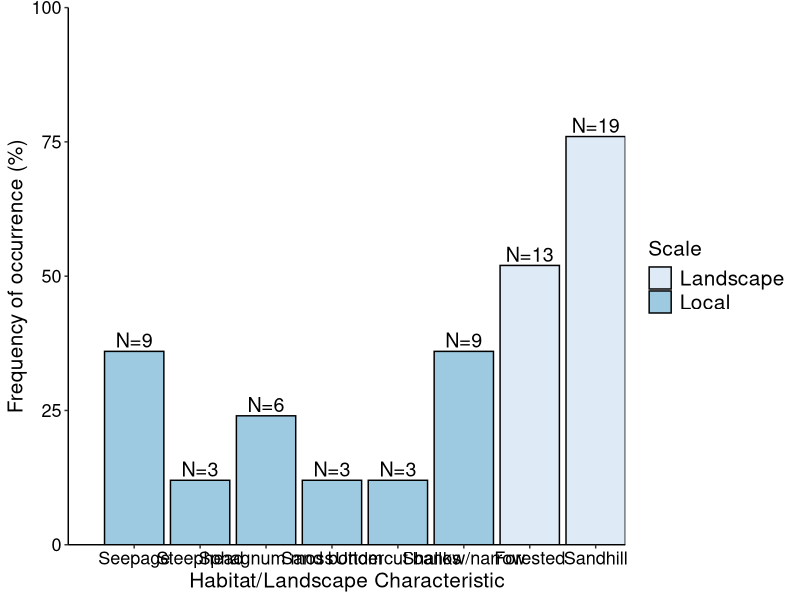
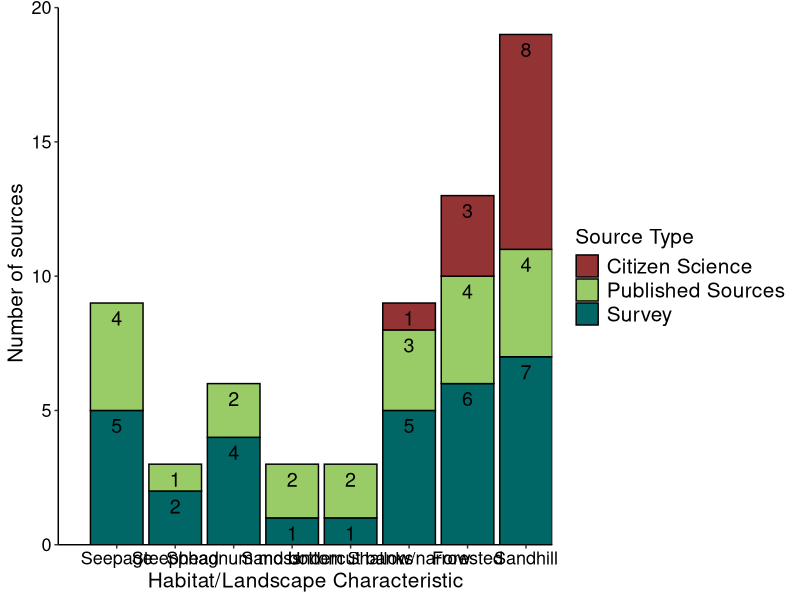

Recreate these plots in R, in order.
# Set working directory 
setwd("D:/McIntyre_Lab/Thesis/Data/ReproReview")

#Library the ggplot2 package
library(ggplot2)
library(dplyr)

# Make a data frame of the different habitat characteristics:
hab.char <- c("Seepage", "Steephead", "Sphagnum moss", "Sand bottom","Undercut banks",
             "Shallow/narrow", "Forested", "Sandhill")

# Make a data frame for the frequency of occurrence for each characteristic
freq <- c(36, 12, 24, 12, 12, 36, 52, 76)

# Make a data frame for the combined habitat characteristics and frequency of each characteristic:
hab.freq <- data.frame(hab.char, freq)

# Add a column that specifies the scale of each habitat characteristic
hab.freq$Scale <- c("Local", "Local", "Local", "Local", "Local", "Local", 
                    "Landscape", "Landscape")

# Add a column to data frame with the number of sources that cite each term
hab.freq$Number <- c("N=9", "N=3", "N=6", "N=3", "N=3", "N=9", "N=13", "N=19")


#Make a bar graph showing the frequency of each characteristic
hab.plot <- ggplot(data = hab.freq) +
  geom_bar(aes(x = factor(hab.char, level = c("Seepage", "Steephead",           #Add levels to order the bars by scale
                                        "Sphagnum moss", "Sand bottom",
                                        "Undercut banks", "Shallow/narrow", 
                                        "Forested","Sandhill")),
              y = freq, fill = Scale), stat = "identity", color= "black") +     #Color the bars by scale and outline them in black
  geom_text(aes(x= hab.char, y= freq, label=Number), vjust= -0.25, size = 5) +  #Add the number of sources for each term to the top of the bars and make the font size larger
  expand_limits(x=0, y=c(0,100)) +                                              #Expands the y-axis to 100 as max value
  scale_y_continuous(expand = c(0,0)) + scale_x_discrete(expand = c(0,0)) +     #Brings the bars to rest on the x-axis
  xlab("Habitat/Landscape Characteristic") +                                    #Label the x-axis
  ylab("Frequency of occurrence (%)") +                                         #Label the y-axis
  scale_fill_brewer() +                                                         #Create your own color palette for the bars
  theme_classic() +                                                             #Preset theme that looks clean
  theme(legend.spacing.y = unit(0.05, 'cm'),                                    #Creates some vertical spacing between the legend keys
        axis.text = element_text(color = "black", size = 13),                   #Makes the axes black
        axis.title = element_text(size = 15),
        legend.text = element_text(size = 15),
        legend.title = element_text(size = 15))                                                                            

hab.plot                 


# Create a different color palette for the bars (you have to run this before you run the graph code)
cbbPalette <- c("#933333","#99CC66","#006666", "#999999", "#000000", "#333333") #It will use the colors in the order they are listed in the object
stacked.color <- c("#003300","#99FF99","#56B4E9", "#9999FF")
#Copied code to switch the bar labels between sample size and percent easily:
# ("36%", "12%", "24%", "12%", "12%", "36%", "52%", "76%")
# ("N=9", "N=3", "N=6", "N=3", "N=3", "N=9", "N=13", "N=19")

###########################################################################
##### Make a stacked bar graph with the breakdown of each source type #####
###########################################################################

#Read in the data for the stacked bar graph
stacked.data <- read.csv("stacked_data.csv")

#Make a stacked bar graph to show distribution of source type
stacked.bar <- ggplot(stacked.data, aes(x = factor(term, level = c("Seepage", 
                                                  "Steephead", "Sphagnum", 
                                                  "Sand", "Underbank",
                                                  "Small stream","Forested",
                                                  "Sandhill")),
                                        y = termtotal, fill = type)) +
  geom_bar(position = 'stack', stat = 'identity', color = "black") +
  geom_text(aes(x = term,label = termtotal, y = termtotal), size = 5, 
            hjust = 0.5, vjust = 1.5, position = "stack") +
  scale_fill_manual(name = "Source Type", 
                      labels = c("Citizen Science", "Published Sources", "Survey"),
                    values = cbbPalette) +
  scale_x_discrete(name = "Habitat/Landscape Characteristic", 
                   labels = c("Seepage", "Steephead", "Sphagnum moss", 
                              "Sand bottom", "Undercut banks", "Shallow/narrow",
                              "Forested", "Sandhill"), expand = c(0,0)) +
  expand_limits(x=0, y=c(0,20)) +
  scale_y_continuous(name = " Number of sources", expand = c(0,0)) +
  theme_classic() +                                                             
  theme(legend.spacing.y = unit(0.05, 'cm'),                                    
        axis.text = element_text(color = "black", size = 13),                   
        axis.title = element_text(size = 15),
        legend.text = element_text(size = 15),
        legend.title = element_text(size = 15))  
  
  

stacked.bar



#"Forested", "Sand bottom", "Sandhill", "Seepage", "Small",
#"Sphagnum moss", "Steephead", "Undercut banks"
